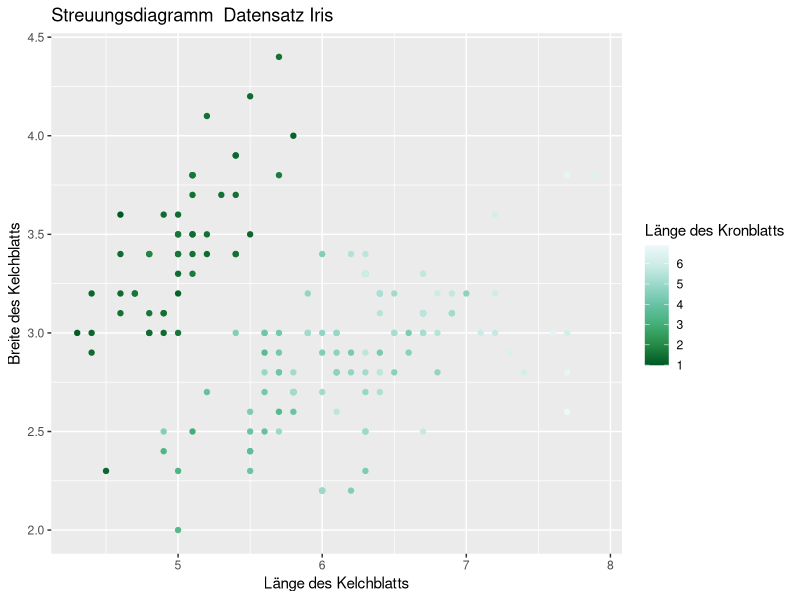
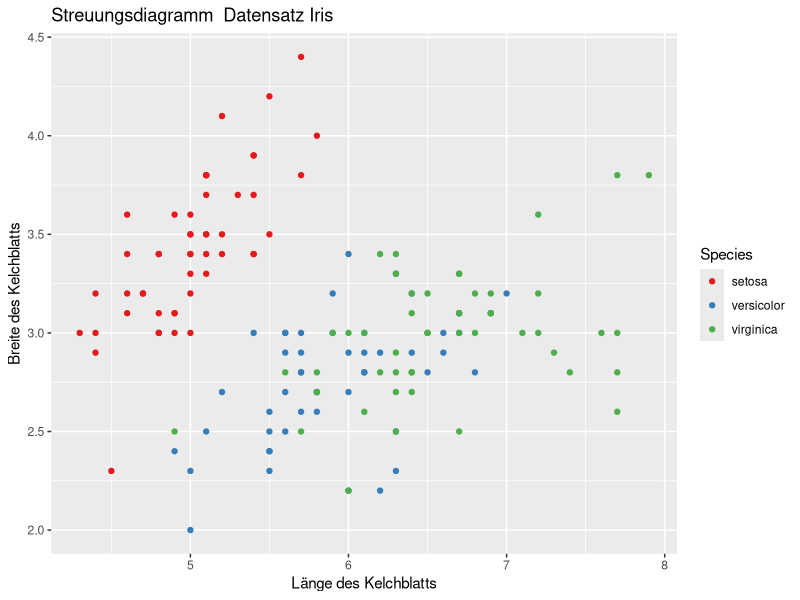
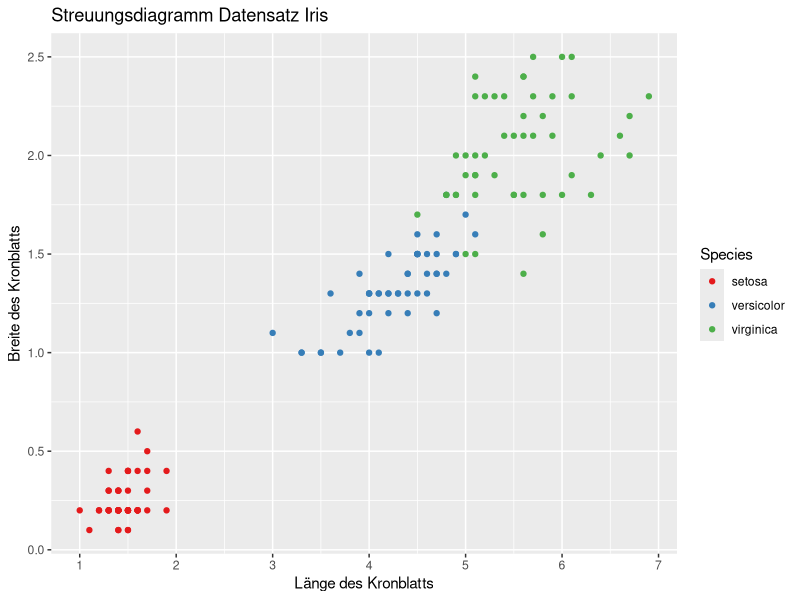
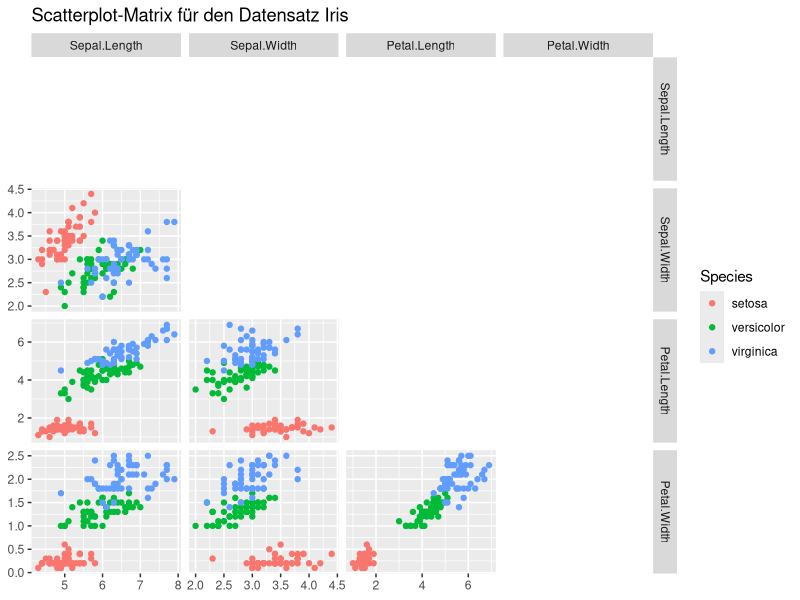
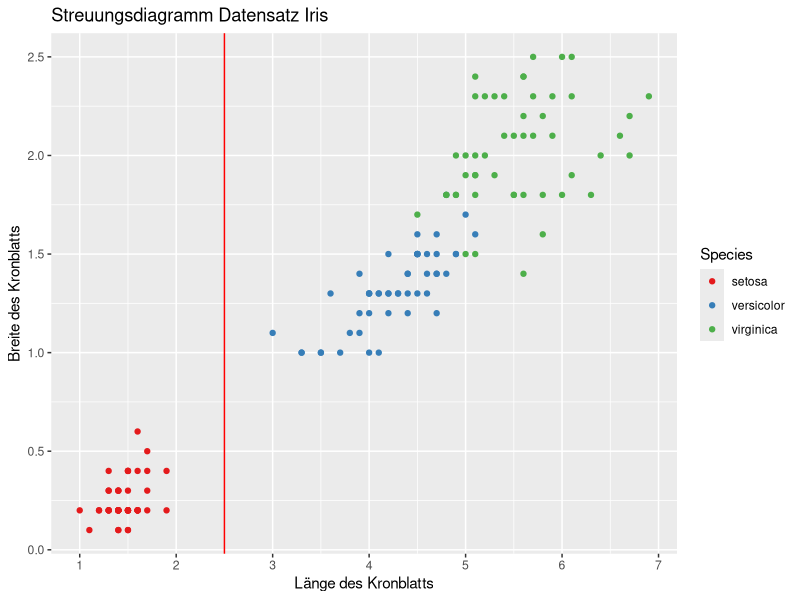
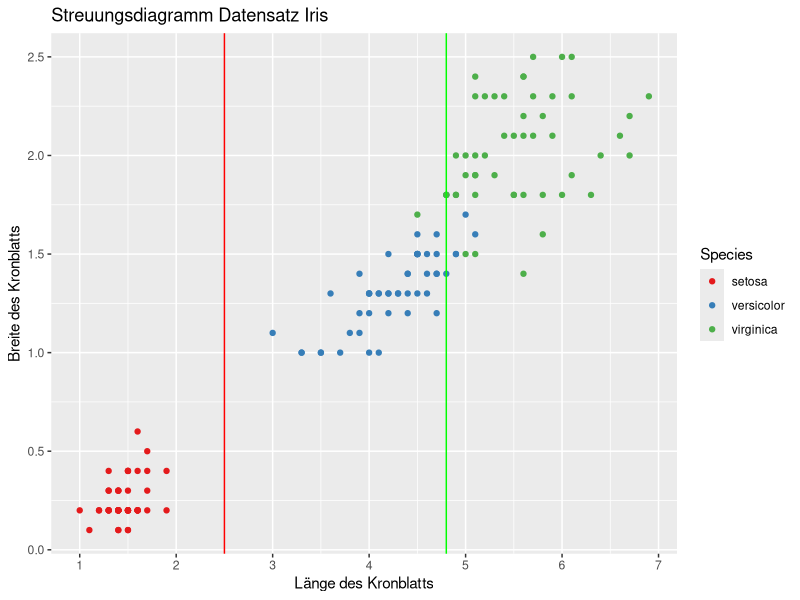
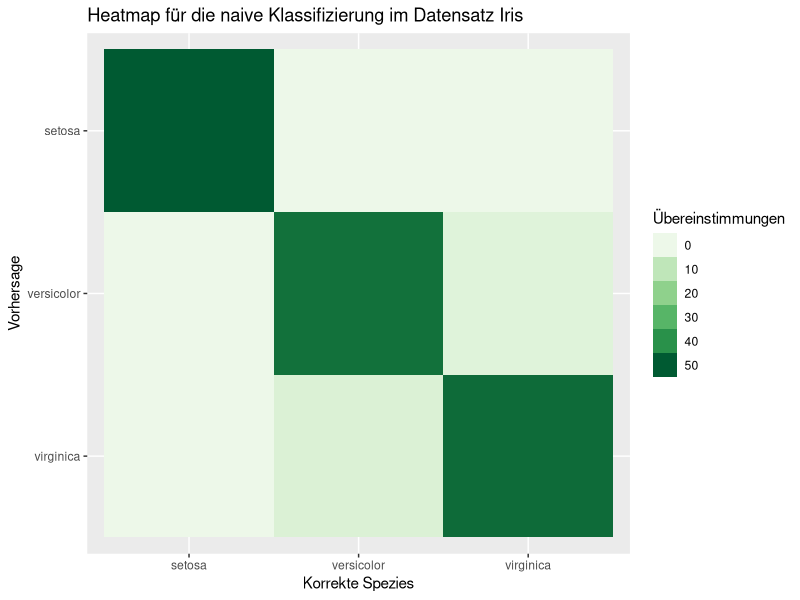
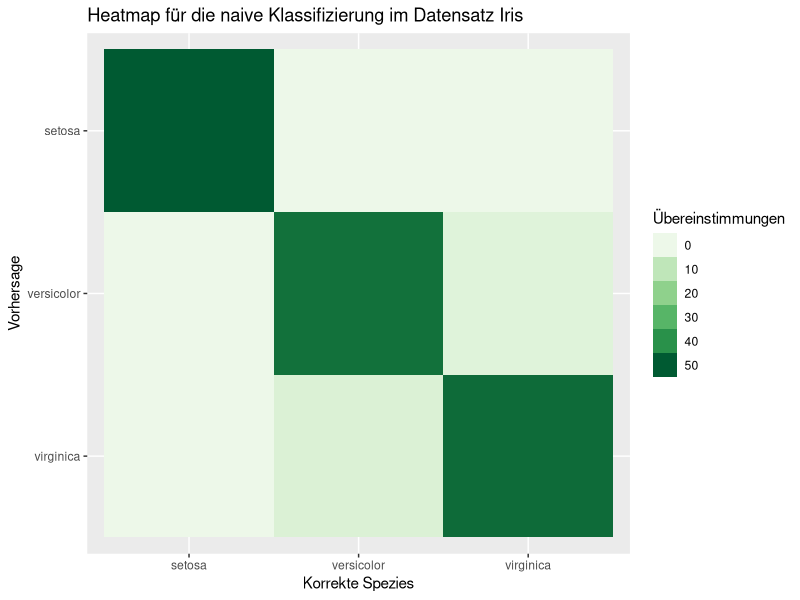

The R source for these figures, in order:
## ---- chunk 1
knitr::opts_chunk$set(echo = TRUE)
library(knitr)
library(kableExtra)

suppressPackageStartupMessages(library(dplyr))
library(tidyverse)
library(GGally)

library(RColorBrewer)
myPalette <- brewer.pal(8, "Set2")

library(MASS)
# Ausgabe von double-Werte mit  zwei Stellen hinter dem Komma
options(digits=3)
## ---- chunk 2
iris$Species <- as_factor(iris$Species)

irisValues <- iris[,-5]
## ---- chunk 3
kable(head(iris), align="l",
      caption="Tabelle 1: Die ersten Werte im Datensatz Iris") %>%
      kable_styling(bootstrap_options = c("striped", "condensed"), 
                full_width = T, 
                position = "center")
## ---- chunk 4
ggplot(iris) + 
  geom_point(mapping=aes(x = Sepal.Length, 
                         y = Sepal.Width, 
                         color = Petal.Length)) +
  scale_x_continuous(breaks = seq(0.0, 8.0)) + 
  scale_color_distiller(palette="BuGn") +
  labs(
         title="Streuungsdiagramm  Datensatz Iris",
         x = "Länge des Kelchblatts",
         y = "Breite des Kelchblatts",
         color = "Länge des Kronblatts"
  ) 

ggsave(filename="irisScatterSepalPetal.png",
       plot=last_plot(), 
       device="png",
       path="images/", 
       width=16, 
       height=9, 
       units="cm")
## ---- chunk 5
ggplot(iris) + 
  geom_point(mapping=aes(x = Sepal.Length, 
                         y = Sepal.Width, 
                         color = Species)) +
  scale_x_continuous(breaks = seq(0.0, 8.0)) + 
  scale_color_brewer(palette = "Set1") +
  labs(
         title="Streuungsdiagramm  Datensatz Iris",
         x = "Länge des Kelchblatts",
         y = "Breite des Kelchblatts"
  ) 

ggsave(filename="irisScatterSepal.png",
       plot=last_plot(), 
       device="png",
       path="images/", 
       width=16, 
       height=9, 
       units="cm")
## ---- chunk 6
petal.Plot <- ggplot(iris) + 
  geom_point(mapping=aes(x = Petal.Length, 
                         y = Petal.Width, 
                         color = Species)) +
  scale_x_continuous(breaks = seq(0.0, 8.0)) + 
  scale_color_brewer(palette = "Set1") +
  labs(
         title="Streuungsdiagramm Datensatz Iris",
         x = "Länge des Kronblatts",
         y = "Breite des Kronblatts"         
  ) 

petal.Plot

ggsave(filename="irisScatterPetal.png",
       plot=last_plot(), 
       device="png",
       path="images/", 
       width=16, 
       height=9, 
       units="cm")
## ---- chunk 7
ggpairs(iris,
        columns=1:4,
        title="Scatterplot-Matrix für den Datensatz Iris",
        aes(color = Species),
        legend = c(2,1),
        diag = "blank",
        upper = "blank")

ggsave(filename="irisggSPLOM.png",
       plot=last_plot(), 
       device="png",
       path="images/", 
       width=16, 
       height=9, 
       units="cm")
## ---- chunk 8
petal.Plot +
  geom_vline(xintercept=2.5, color="red")

ggsave(filename="irisScatterPetalab.png", plot=last_plot(), 
       device="png",
       path="images/", 
       width=16, 
       height=9, 
       units="cm")
      
## ---- chunk 9
petal.Plot +
  geom_vline(xintercept=2.5, color="red") +
  geom_vline(xintercept=4.8, color="green")

ggsave(filename="irisScatterPetalab2.png", plot=last_plot(), 
       device="png",
       path="images/", 
       width=16, 
       height=9, 
       units="cm")
## ---- chunk 10
classifier <- function(i, barrier.Setosa = 2.5, barrier.Virginica = 4.8) {
  
  if (iris[i, 3] <= barrier.Setosa) {
    return("setosa")
  }
  else if (iris[i, 3] <= barrier.Virginica) {
    return("versicolor")
  }
  else
    return("virginica")
}

checkPrediction <- function(i, prediction) {
  if (prediction == iris[i, 5]) {
    print("Vorhersage korrekt!")
    }
  else {
    print("Vorhersage falsch!")
  }  
}
## ---- chunk 11
i <- 2
predict <- classifier(i)
checkPrediction(i, predict)
## ---- chunk 12
i <- 55
predict <- classifier(i)
checkPrediction(i, predict)
## ---- chunk 13
predictions <- seq(1, 150) %>%
  map_chr(classifier)

correct <- c(rep("setosa", 50), rep("versicolor", 50), rep("virginica", 50))

confusion <- table(correct, predictions)
confusion
## ---- chunk 14
naiveError <- mean(correct != predictions)
## ---- chunk 15
# Geänderte Reihenfolge auf der y-Achse
# quelle: https://stackoverflow.com/questions/
# 12774210/how-do-you-specifically-order-ggplot2-x-axis-instead-of-alphabetical-order
level_order <- c("virginica", "versicolor", "setosa")

confusion %>%
  as_tibble() %>%
  ggplot() + 
  geom_tile(mapping=aes(x=correct, 
                        y=factor(predictions, level=level_order), 
                        fill=n)) + 
  scale_fill_distiller(palette="Greens", 
                       guide="legend",
                       limits = c(0, 50), 
                       direction=1) +
  guides(fill=guide_legend(title="Übereinstimmungen")) +
  labs(
    title="Heatmap für die naive Klassifizierung im Datensatz Iris", 
    x="Korrekte Spezies", 
    y="Vorhersage"
  ) 
## ---- chunk 16
confusion %>%
  as_tibble() %>%
  ggplot() + 
  geom_tile(mapping=aes(x=correct, 
                        y=factor(predictions, level=level_order), 
                        fill=n)) + 
  scale_fill_distiller(palette="Greens", 
                       guide="legend",
                       limits = c(0, 50), 
                       direction=1) +
  scale_y_discrete(breaks = c("virginica", "versicolor", "setosa")) +
  guides(fill=guide_legend(title="Übereinstimmungen")) +
  labs(
    title="Heatmap für die naive Klassifizierung im Datensatz Iris", 
    x="Korrekte Spezies", 
    y="Vorhersage"
  ) 


ggsave(filename="irisNaiveHeat.png", plot=last_plot(), 
       device="png",
       path="images/", 
       width=16, height=9, units="cm")
## ---- chunk 17
library(class)
train.n <- 40
set.seed(42)
setosa.ran <- sample(1:50, train.n)
versicolor.ran <- setosa.ran + 50
virginica.ran <- setosa.ran + 100

train.set <- c(setosa.ran, versicolor.ran, virginica.ran)
train <- iris[train.set, 1:4]
# Wir benötigen die Spezies der Trainingsmenge als Vektor
train.species <- iris[train.set, 5]

test <- iris[-train.set,1:4]
# Wir speichern auch die korrekten Spezies unserer Testmenge
# für die Berechnung des Testfehlers
correct <- iris[-train.set, 5]

k <- 5
predictions <- knn(train, test, train.species, k)

confusion <- table(correct, predictions)
confusion

testError <- mean(correct != predictions)

confusion %>%
  as_tibble() %>%
  ggplot() + 
  geom_tile(mapping=aes(x=correct, 
                        y=factor(predictions, level=level_order),  
                        fill=n)) + 
  scale_fill_distiller(palette="Greens", 
                       guide="legend",
                       limits = c(0, 10), 
                       direction=1) +
  guides(fill=guide_legend(title="Übereinstimmungen")) +
  labs(
    title="Heatmap für die knn-Klassifizierung im Datensatz Iris", 
    subtitle="k = 5",
    x="Korrekte Spezies", 
    y="Vorhersage"
  ) 


ggsave(filename="irisknnHeat.png", plot=last_plot(), 
       device="png",
       path="images/", 
       width=16, height=9, units="cm")
## ---- chunk 18
k <- 3

predictions <- knn(train, test, train.species, k)

confusion <- table(correct, predictions)
confusion

testError.3 <- mean(correct != predictions)

confusion %>%
  as_tibble() %>%
  ggplot() + 
  geom_tile(mapping=aes(x=correct, 
                        y=factor(predictions, level=level_order), 
                        fill=n)) + 
  scale_fill_distiller(palette="Greens", 
                       guide="legend",
                       limits = c(0, 10), 
                       direction=1) +
  guides(fill=guide_legend(title="Übereinstimmungen")) +
  labs(
    title="Heatmap für die knn-Klassifizierung im Datensatz Iris", 
    subtitle="k = 3",
    x="Korrekte Spezies", 
    y="Vorhersage"
  ) 

ggsave(filename="irisknnHeat3.png", plot=last_plot(), 
       device="png",
       path="images/", 
       width=16, height=9, units="cm")

k <- 13

predictions <- knn(train, test, train.species, k)

confusion <- table(correct, predictions)
confusion

testError.13 <- mean(correct != predictions)

confusion %>%
  as_tibble() %>%
  ggplot() + 
  geom_tile(mapping=aes(x=correct, 
                        y=factor(predictions, level=level_order), 
                        fill=n)) + 
  scale_fill_distiller(palette="Greens", 
                       guide="legend",
                       limits = c(0, 10), 
                       direction=1) +
  guides(fill=guide_legend(title="Übereinstimmungen")) +
  labs(
    title="Heatmap für die knn-Klassifizierung im Datensatz Iris", 
    subtitle="k = 13",
    x="Korrekte Spezies", 
    y="Vorhersage"
  ) 

ggsave(filename="irisknnHeat13.png", plot=last_plot(), 
       device="png",
       path="images/", 
       width=16, height=9, units="cm")
## ---- chunk 19
ggplot(test) + 
  geom_point(mapping=aes(x = Petal.Length, y = Petal.Width, color = correct)) +
  scale_x_continuous(breaks = seq(0.0, 8.0)) + 
  scale_color_brewer(palette = "Set1") +
  guides(color=guide_legend(title="Korrekt")) +  
  labs(
         title="Streuungsdiagramm der Testmenge",
         x = "Länge des Kronblatts",
         y = "Breite des Kronblatts"         
  ) 

ggsave(filename="irisScatterPetalCorrect.png", plot=last_plot(), 
       device="png",
       path="images/", 
       width=16, 
       height=9, 
       units="cm")

ggplot(test) + 
  geom_point(mapping=aes(x = Petal.Length, y = Petal.Width, color = predictions)) +
  scale_x_continuous(breaks = seq(0.0, 8.0)) + 
  scale_color_brewer(palette = "Set1") +
  guides(color=guide_legend(title="Vorhersage")) +  
  labs(
         title="Streuungsdiagramm der Testmenge",
         x = "Länge des Kronblatts",
         y = "Breite des Kronblatts"         
  ) 

ggsave(filename="irisScatterPetalPred.png", plot=last_plot(), 
       device="png",
       path="images/", 
       width=16, 
       height=9, 
       units="cm")
## ---- chunk 20
library(rpart)
set.seed(42)

# Wir benötigen die Spalte 5 für glm
train <- iris[train.set,]

test <- iris[-train.set,]

dtree <- rpart(Species ~ Sepal.Length+Sepal.Width+Petal.Length+Petal.Width, 
    data = train,
    method = "class",
    parms=list(split="information")
)

dtree$cptable

plotcp(dtree)

dtree.pruned <- prune(dtree, cp = 0.01)

predictions <- predict(dtree.pruned, test, type="class")
confusion <- table(correct, predictions)

confusion

testError <- mean(correct != predictions)

confusion %>%
  as_tibble() %>%
  ggplot() + 
  geom_tile(mapping=aes(x=correct, 
                        y=factor(predictions, level=level_order), 
                        fill=n)) + 
  scale_fill_distiller(palette="Greens", 
                       guide="legend",
                       limits = c(0, 10), 
                       direction=1) +
  guides(fill=guide_legend(title="Übereinstimmungen")) +
  labs(
    title="Heatmap für die Entscheidungsbaum-Klassifizierung im Datensatz Iris", 
    x="Korrekte Spezies", 
    y="Vorhersage"
  ) 
## ---- chunk 21
library(randomForest)

set.seed(42)
fit.forest <- randomForest(Species ~ Sepal.Length+Sepal.Width+Petal.Length+Petal.Width, 
    data = train,
    na.action = na.roughfix,
    importance = TRUE
)

predictions <- predict(fit.forest, test)
confusion <- table(correct, predictions)

confusion

testError <- mean(correct != predictions)

confusion %>%
  as_tibble() %>%
  ggplot() + 
  geom_tile(mapping=aes(x=correct, 
                        y=factor(predictions, level=level_order), 
                        fill=n)) + 
  scale_fill_distiller(palette="Greens", 
                       guide="legend",
                       limits = c(0, 10), 
                       direction=1) +
  guides(fill=guide_legend(title="Übereinstimmungen")) +
  labs(
    title="Heatmap für die Random Forest-Klassifizierung im Datensatz Iris", 
    x="Korrekte Spezies", 
    y="Vorhersage"
  ) 

ggsave(filename="irisranForHeat.png", plot=last_plot(), 
       device="png",
       path="images/", 
       width=16, height=9, units="cm")
## ---- chunk 22
library(e1071)

set.seed(42)
svm.fit <- svm(Species ~ Sepal.Length+Sepal.Width+Petal.Length+Petal.Width, 
    data = train)

predictions <- predict(fit.forest, test)
confusion <- table(correct, predictions)

confusion

testError <- mean(correct != predictions)

confusion %>%
  as_tibble() %>%
  ggplot() + 
  geom_tile(mapping=aes(x=correct, 
                        y=factor(predictions, level=level_order), 
                        fill=n)) + 
  scale_fill_distiller(palette="Greens", 
                       guide="legend",
                       limits = c(0, 10), 
                       direction=1) +
  guides(fill=guide_legend(title="Übereinstimmungen")) +
  labs(
    title="Heatmap für die SVM-Klassifizierung im Datensatz Iris", 
    x="Korrekte Spezies", 
    y="Vorhersage"
  ) 

ggsave(filename="irisSVMHeat.png", plot=last_plot(), 
       device="png",
       path="images/", 
       width=16, height=9, units="cm")
## ---- chunk 23
iris2 <- iris[,-5]
iris.cluster <- kmeans(iris2, 3, nstart=20)

table(iris.cluster$cluster)
iris.cluster$centers

table(iris[,5], iris.cluster$cluster)
## ---- chunk 24
cluster.factor <- factor(iris.cluster$cluster)
ggplot(iris) + 
  geom_point(mapping=aes(x = Petal.Length, 
                         y = Petal.Width, 
                         color = cluster.factor)) +
  scale_x_continuous(breaks = seq(0.0, 8.0)) + 
  scale_color_brewer(palette="Set1",
                     guide="legend") +
  guides(color=guide_legend(title="Cluster")) +  
  labs(
         title="Datensatz Iris - K-Means (k=3)",
         x = "Länge des Kronblatts",
         y = "Breite des Kronblatts"
  ) 

ggsave(filename="irisKMScatter.png", plot=last_plot(), 
       device="png",
       path="images/", 
       width=16, height=9, units="cm")
